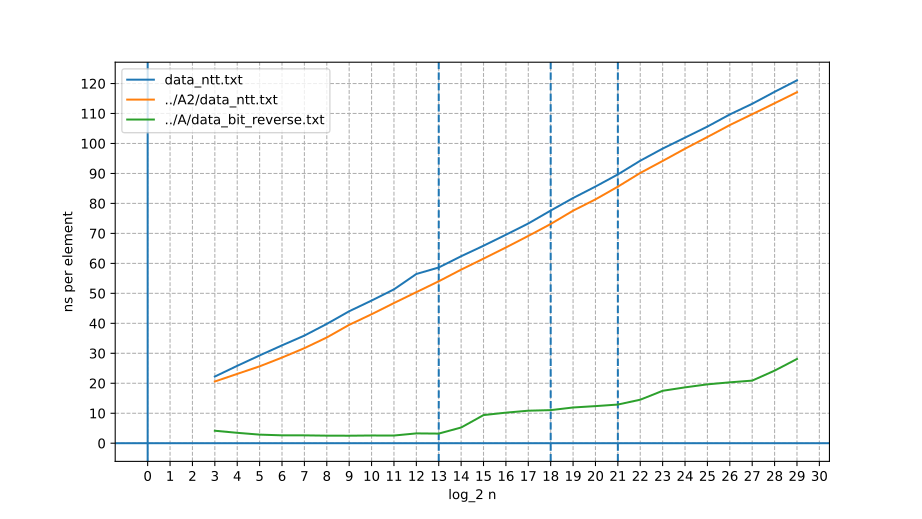

Write Python code to recreate this figure.
import numpy as np
from matplotlib import pyplot as plt


def get_data(file, scale=1.0):
    raw = open(file, 'r').readlines()
    data = list(map(lambda x: list(map(float, x.split())), raw))
    x, y = zip(*data)
    x = np.array(x)
    y = np.array(y)
    y /= 2**x
    y *= scale
    return x, y * 1e9


def plot(file, scale=1.0):
    x, y = get_data(file, scale)
    plt.plot(x, y, label=file)
    # if file == "data_ntt.txt":
    #     plt.axline((x[9], y[9]), (x[15], y[15]), color="red")
    # plt.axline((x[9+1], y[9+1]), (x[15+1], y[15+1]), color="red")


def make_plot(files, out_file, show=False, large_y_ticks=False):
    my_dpi = 200
    plt.figure(figsize=(1920 / my_dpi, 1080 / my_dpi), dpi=my_dpi)
    if large_y_ticks:
        plt.yticks(np.arange(0, 201, 10))
    else:
        plt.yticks(np.arange(0, 21, 1))

    plt.xticks(np.arange(0, 31, 1))
    plt.grid(linestyle="--")
    plt.axvline(x=13, linestyle="--")
    plt.axvline(x=18, linestyle="--")
    plt.axvline(x=21, linestyle="--")
    plt.axvline(x=0)
    plt.axhline(y=0)

    for fl in files:
        plot(fl)
    plt.legend()
    if show:
        plt.show()

    plt.ylabel("ns per element")
    plt.xlabel("log_2 n")

    plt.savefig(f"{out_file}.svg")


# if 1:
#     x1, y1 = get_data("data_ntt.txt")
#     x2, y2 = get_data("../A/data_ntt.txt")
#     plt.plot(x1, y2 / y1)
#     plt.show()

make_plot([
    "data_ntt.txt",
    # "../A/data_ntt.txt",
    "../A2/data_ntt.txt",
    "../A/data_bit_reverse.txt"
], "plot", large_y_ticks=True)
